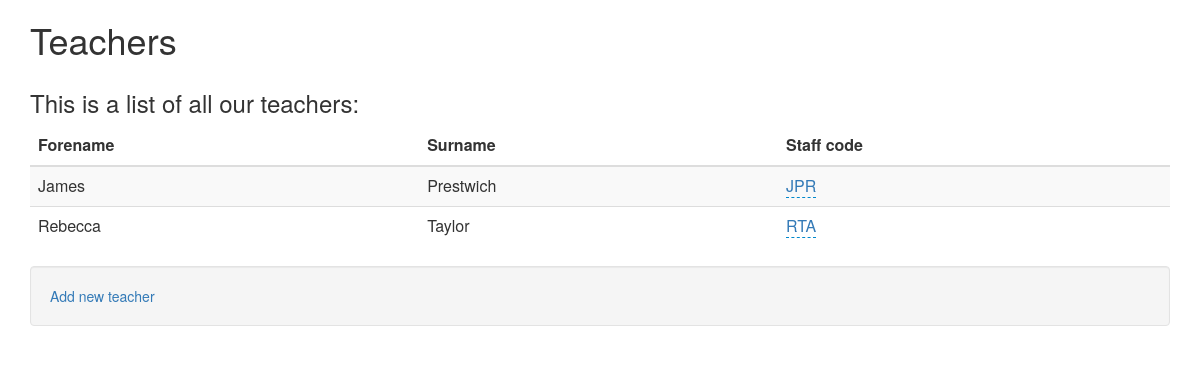
Page /school/teachers/ on the earlier database version.
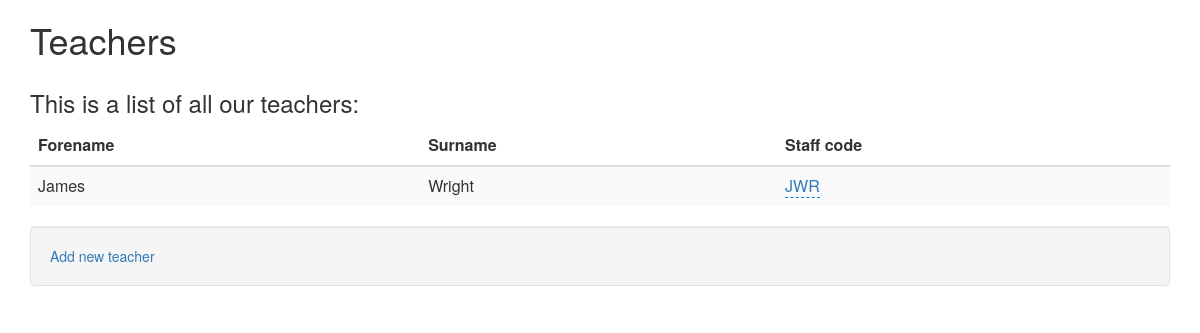
Same page on the later database version.
### school/models.py (models this page shows, shortened)
class Teacher(models.Model):
    TITLES = (
        ('Miss', 'Miss'),
        ('Mrs', 'Mrs'),
        ('Ms', 'Ms'),
        ('Mr', 'Mr'),
        ('Dr', 'Dr'),
    )
    user = models.OneToOneField(User, on_delete=models.CASCADE, unique=True)
    title = models.CharField(max_length=20, choices=TITLES, blank=True)
    staffcode = models.CharField(max_length=10, blank=True)

### school/views.py (the view)
# urls.py: path('teachers/', views.teachers),
def teachers(request):
    teachers = Teacher.objects.order_by('user__last_name')
    return render(request, 'school/teachers.html', {'teachers': teachers})

### school/templates/school/teachers.html (shortened to what this page needs)
{% extends 'tracker/base.html' %}
{% block content %}
        <div class="container">
                <h1>Teachers</h1>
        </div>
        <div class="container">
                <h3>This is a list of all our teachers:</h3>
                <table class="table table-striped">
                    <thead>
                        <tr>
                            <th>Forename</th>
                            <th>Surname</th>
                            <th>Staff code</th>
                        </tr>
                    </thead>
                        {% for teacher in teachers%}
                        <tr>
                            <td>{{teacher.user.first_name}}</td>
                            <td>{{teacher.user.last_name}}</td>
                            <td><a href="teachers/{{teacher.pk}}" class="xeditable" id="staffcode" data-type="text" data-pk="{{teacher.pk}}" data-url="/post" data-title="Enter staff code">{{teacher.staffcode}}</a></td>
                        </tr>
                        {% endfor %}
                </table>
            <div class="well">
                <a href="{% url 'new_teacher' %}">Add new teacher</a>
            </div>
        </div>
{% endblock %}

Differences in the rows shown:
removed Teacher: user.first_name "Rebecca", user.last_name "Taylor", staffcode "RTA"
changed Teacher "James": user.last_name "Prestwich" → "Wright"; staffcode "JPR" → "JWR"
